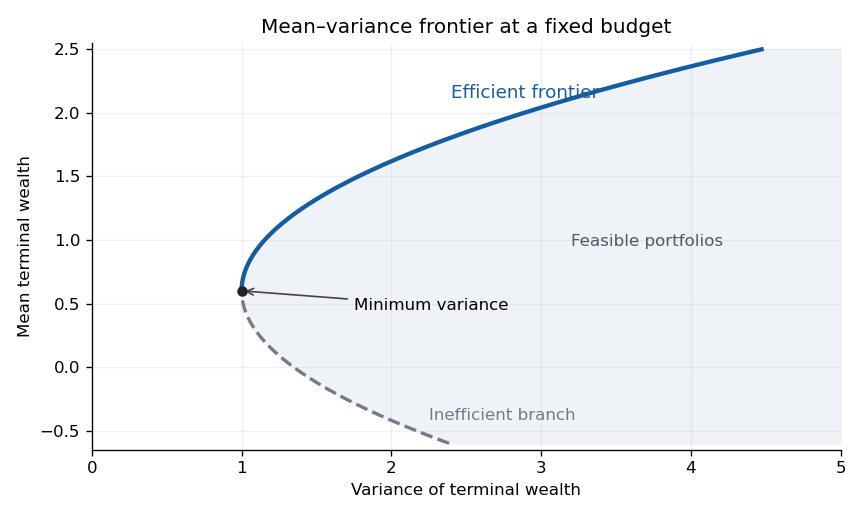

Here is the Python script that generated this plot:
"""Mean–variance frontier. Tested with Python 3.14 and root pyproject deps.

Write only paper-4-frontier.png to the caller's current directory.
The caller may supply MPLCONFIGDIR; this script leaves it unchanged.
"""
import matplotlib
matplotlib.use("Agg")
import matplotlib.pyplot as plt
import numpy as np

mean = np.linspace(-0.6, 2.5, 500)
minimum_mean = 0.6
variance = 1.0 + (mean - minimum_mean) ** 2 / 1.04
fig, ax = plt.subplots(figsize=(7.2, 4.3), dpi=120, facecolor="white")
ax.set_facecolor("white")
ax.fill_betweenx(mean, variance, 5.0, color="#eff3f7")
lower = mean <= minimum_mean
ax.plot(variance[lower], mean[lower], "--", color="#717b89", lw=2)
ax.plot(variance[~lower], mean[~lower], color="#145da0", lw=2.6)
ax.scatter([1], [minimum_mean], color="#222222", zorder=4, s=28)
ax.annotate("Minimum variance", (1, minimum_mean), (1.75, 0.45),
            arrowprops={"arrowstyle": "->", "color": "#444444"}, fontsize=10)
ax.text(2.4, 2.12, "Efficient frontier", color="#145da0", fontsize=11)
ax.text(3.2, 0.95, "Feasible portfolios", color="#4b5969", fontsize=10)
ax.text(2.25, -0.42, "Inefficient branch", color="#717b89", fontsize=10)
ax.set(xlim=(0, 5), ylim=(-0.65, 2.55), xlabel="Variance of terminal wealth",
       ylabel="Mean terminal wealth", title="Mean–variance frontier at a fixed budget")
ax.spines[["top", "right"]].set_visible(False)
ax.grid(alpha=0.18)
fig.tight_layout()
fig.savefig("paper-4-frontier.png", facecolor="white", transparent=False)
plt.close(fig)
